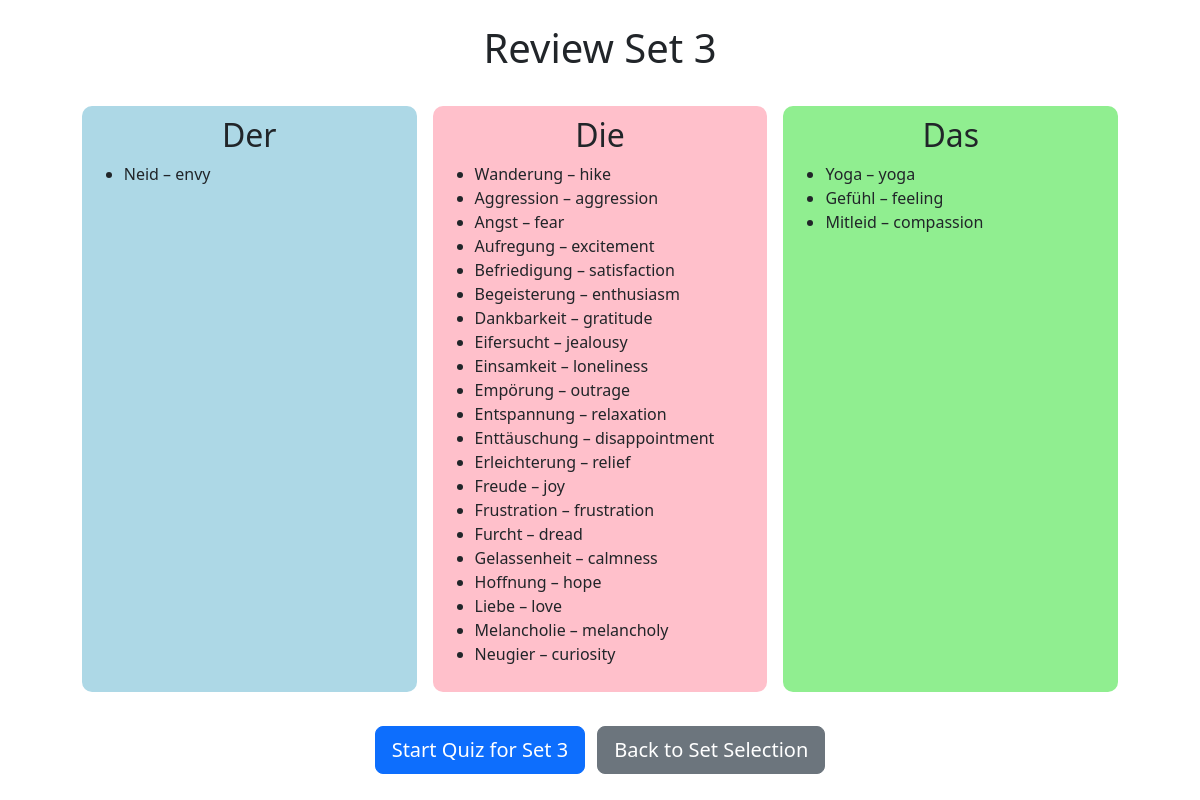
The app's page /review_set/3 with its own data.
### tables this page shows
CREATE TABLE "nouns" (
	"id"	INTEGER,
	"noun"	TEXT NOT NULL,
	"gender"	TEXT NOT NULL,
	"english"	TEXT,
	"identifier_id"	INTEGER,
	"set_id"	INTEGER,
	PRIMARY KEY("id"),
	FOREIGN KEY("identifier_id") REFERENCES "identifiers"("id")
);

### app.py (the view)
@app.route('/review_set/<int:set_id>')
def review_set(set_id):
    conn = sqlite3.connect('nouns.db')
    cursor = conn.cursor()
    cursor.execute("SELECT noun, gender, english FROM nouns WHERE set_id = ?", (set_id,))
    nouns = cursor.fetchall()
    conn.close()
    grouped = {'der': [], 'die': [], 'das': []}
    for noun, gender, english in nouns:
        grouped[gender].append({'word': noun, 'meaning': english})
    return render_template('review_set.html', set_id=set_id, grouped=grouped)

### app.py (called while the page is built)
@app.before_request
def clear_session_on_restart():
    if 'initialized' not in session:
        session.clear()  # Clear all session data
        session['initialized'] = True  # Mark the session as initialized

### templates/review_set.html (shortened to what this page needs)
<!DOCTYPE html>
<html>
<head>
    <link href="https://cdn.jsdelivr.net/npm/bootstrap@5.3.0/dist/css/bootstrap.min.css" rel="stylesheet">
</head>
<body>
    <div class="container py-4">
        <h1 class="mb-4 text-center">Review Set {{ set_id }}</h1>
        <div class="d-flex justify-content-center">
            <div class="gender-box der mx-2">
                <h2>Der</h2>
                <ul>
                {% for noun in grouped['der'] %}
                    <li>{{ noun.word }} – {{ noun.meaning }}</li>
                {% endfor %}
                </ul>
            </div>
            <div class="gender-box die mx-2">
                <h2>Die</h2>
                <ul>
                {% for noun in grouped['die'] %}
                    <li>{{ noun.word }} – {{ noun.meaning }}</li>
                {% endfor %}
                </ul>
            </div>
            <div class="gender-box das mx-2">
                <h2>Das</h2>
                <ul>
                {% for noun in grouped['das'] %}
                    <li>{{ noun.word }} – {{ noun.meaning }}</li>
                {% endfor %}
                </ul>
            </div>
        </div>
        <div class="text-center mt-4">
            <a href="{{ url_for('index', set_id=set_id) }}" class="btn btn-primary btn-lg me-2">Start Quiz for Set {{ set_id }}</a>
            <a href="{{ url_for('select_set') }}" class="btn btn-secondary btn-lg">Back to Set Selection</a>
        </div>
    </div>
</body>
</html>

### templates/review_set.html (style rules this page uses)
.gender-box { display: inline-block; width: 30%; vertical-align: top; padding: 10px; margin: 10px; border-radius: 10px; }
.der { background: #add8e6; }
.die { background: pink; }
.das { background: #90ee90; }
h2 { text-align: center; }

### records on screen
nouns: word "Neid", meaning "envy"
nouns: word "Wanderung", meaning "hike"
nouns: word "Aggression", meaning "aggression"
nouns: word "Angst", meaning "fear"
nouns: word "Aufregung", meaning "excitement"
nouns: word "Befriedigung", meaning "satisfaction"
nouns: word "Begeisterung", meaning "enthusiasm"
nouns: word "Dankbarkeit", meaning "gratitude"
nouns: word "Eifersucht", meaning "jealousy"
nouns: word "Einsamkeit", meaning "loneliness"
nouns: word "Empörung", meaning "outrage"
nouns: word "Entspannung", meaning "relaxation"
nouns: word "Enttäuschung", meaning "disappointment"
nouns: word "Erleichterung", meaning "relief"
nouns: word "Freude", meaning "joy"
nouns: word "Frustration", meaning "frustration"
nouns: word "Furcht", meaning "dread"
nouns: word "Gelassenheit", meaning "calmness"
nouns: word "Hoffnung", meaning "hope"
nouns: word "Liebe", meaning "love"
nouns: word "Melancholie", meaning "melancholy"
nouns: word "Neugier", meaning "curiosity"
nouns: word "Yoga", meaning "yoga"
nouns: word "Gefühl", meaning "feeling"
nouns: word "Mitleid", meaning "compassion"

### other values on screen
{{ set_id }} "3"
